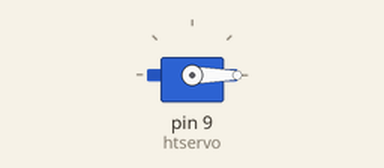
Simulated run of this sketch. Board: Arduino Uno, built with avr-gcc and run on an emulated ATmega328P. On the bench: servo.

Above: at 0.05 s.
At 2.05 s:
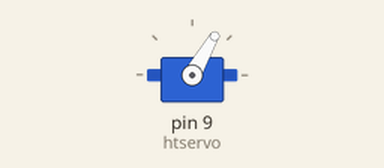
At 3.5 s:
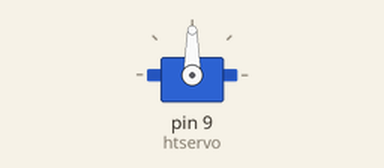
At 7.0 s:
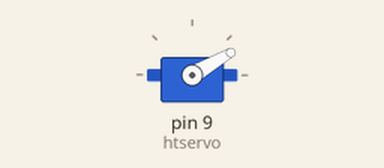
Timing chart, 0 to 10.4 s (numbered marks = the images above):
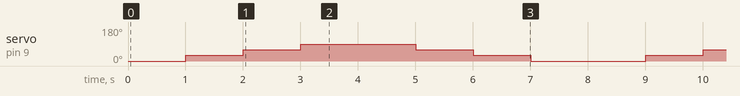

The sketch:

hirentailor-servo.ino
```cpp
#include <Servo.h>

Servo htservo;
int pos = 0;

void setup() {
  htservo.attach(9);
}

void loop() {
  for (pos = 0; pos <= 90; pos += 30) {
    htservo.write(pos);
    delay(1000);
  }
  for (pos = 90; pos >= 0; pos -= 30) {
    htservo.write(pos);
    delay(1000);
  }
}
```

Measured:
- by itself, servo on pin 9 (htservo): repeats every 8.0 s: 60° 1.0 s, 90° 2.0 s, 60° 1.0 s, 30° 1.0 s, 0° 2.0 s, 30° 1.0 s
